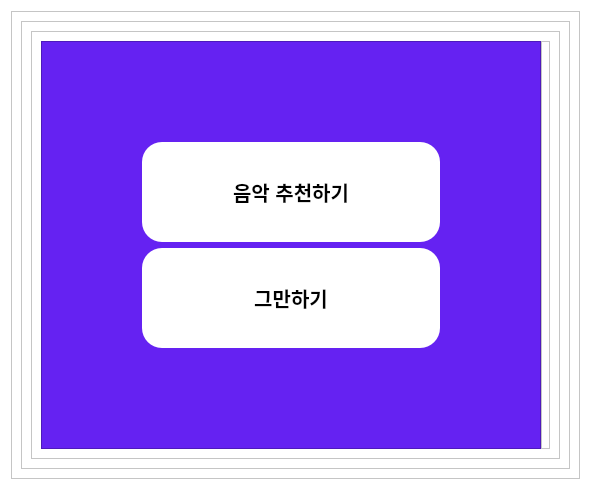
            <widget class="QWidget" name="page_2">
             <property name="styleSheet">
              <string notr="true">background-color:white;</string>
             </property>
             <layout class="QHBoxLayout" name="horizontalLayout_174">
              <item>
               <widget class="QFrame" name="frame_63">
                <property name="frameShape">
                 <enum>QFrame::StyledPanel</enum>
                </property>
                <property name="frameShadow">
                 <enum>QFrame::Raised</enum>
                </property>
                <layout class="QVBoxLayout" name="verticalLayout_37">
                 <item>
                  <widget class="QFrame" name="frame_66">
                   <property name="frameShape">
                    <enum>QFrame::StyledPanel</enum>
                   </property>
                   <property name="frameShadow">
                    <enum>QFrame::Raised</enum>
                   </property>
                   <layout class="QVBoxLayout" name="verticalLayout_63">
                    <item alignment="Qt::AlignHCenter|Qt::AlignVCenter">
                     <widget class="QFrame" name="frame_92">
                      <property name="frameShape">
                       <enum>QFrame::StyledPanel</enum>
                      </property>
                      <property name="frameShadow">
                       <enum>QFrame::Raised</enum>
                      </property>
                      <layout class="QHBoxLayout" name="horizontalLayout_51">
                       <property name="spacing">
                        <number>0</number>
                       </property>
                       <item>
                        <widget class="QFrame" name="frame_93">
                         <property name="minimumSize">
                          <size>
                           <width>500</width>
                           <height>0</height>
                          </size>
                         </property>
                         <property name="maximumSize">
                          <size>
                           <width>16777215</width>
                           <height>16777215</height>
                          </size>
                         </property>
                         <property name="styleSheet">
                          <string notr="true">*{
background-color: #6522f2;
}</string>
                         </property>
                         <property name="frameShape">
                          <enum>QFrame::StyledPanel</enum>
                         </property>
                         <property name="frameShadow">
                          <enum>QFrame::Raised</enum>
                         </property>
                         <layout class="QVBoxLayout" name="verticalLayout_66">
                          <property name="leftMargin">
                           <number>100</number>
                          </property>
                          <property name="topMargin">
                           <number>100</number>
                          </property>
                          <property name="rightMargin">
                           <number>100</number>
                          </property>
                          <property name="bottomMargin">
                           <number>100</number>
                          </property>
                          <item>
                           <widget class="QPushButton" name="pushButton_14">
                            <property name="minimumSize">
                             <size>
                              <width>0</width>
                              <height>100</height>
                             </size>
                            </property>
                            <property name="font">
                             <font>
                              <pointsize>15</pointsize>
                              <weight>75</weight>
                              <bold>true</bold>
                             </font>
                            </property>
                            <property name="styleSheet">
                             <string notr="true">*{color: black;background-color:#ffffff;
border-radius: 20px;
}</string>
                            </property>
                            <property name="text">
                             <string>음악 추천하기</string>
                            </property>
                           </widget>
                          </item>
                          <item>
                           <widget class="QPushButton" name="pushButton_13">
                            <property name="minimumSize">
                             <size>
                              <width>0</width>
                              <height>100</height>
                             </size>
                            </property>
                            <property name="font">
                             <font>
                              <pointsize>15</pointsize>
                              <weight>75</weight>
                              <bold>true</bold>
                             </font>
                            </property>
                            <property name="layoutDirection">
                             <enum>Qt::RightToLeft</enum>
                            </property>
                            <property name="styleSheet">
                             <string notr="true">*{color: black;background-color:#ffffff;
border-radius: 20px;
}</string>
                            </property>
                            <property name="text">
                             <string>그만하기</string>
                            </property>
                            <property name="iconSize">
                             <size>
                              <width>50</width>
                              <height>50</height>
                             </size>
                            </property>
                           </widget>
                          </item>
                         </layout>
                        </widget>
                       </item>
                       <item>
                        <widget class="QFrame" name="frame_94">
                         <property name="frameShape">
                          <enum>QFrame::StyledPanel</enum>
                         </property>
                         <property name="frameShadow">
                          <enum>QFrame::Raised</enum>
                         </property>
                         <layout class="QHBoxLayout" name="horizontalLayout_52">
                          <property name="spacing">
                           <number>0</number>
                          </property>
                          <property name="leftMargin">
                           <number>0</number>
                          </property>
                          <property name="topMargin">
                           <number>0</number>
                          </property>
                          <property name="rightMargin">
                           <number>0</number>
                          </property>
                          <property name="bottomMargin">
                           <number>0</number>
                          </property>
                          <item>
                           <widget class="QLabel" name="label_33">
                            <property name="maximumSize">
                             <size>
                              <width>16777215</width>
                              <height>16777215</height>
                             </size>
                            </property>
                            <property name="cursor">
                             <cursorShape>ArrowCursor</cursorShape>
                            </property>
                            <property name="tabletTracking">
                             <bool>false</bool>
                            </property>
                            <property name="contextMenuPolicy">
                             <enum>Qt::DefaultContextMenu</enum>
                            </property>
                            <property name="text">
                             <string/>
                            </property>
                            <property name="pixmap">
                             <pixmap>lp.png</pixmap>
                            </property>
                            <property name="scaledContents">
                             <bool>true</bool>
                            </property>
                            <property name="alignment">
                             <set>Qt::AlignCenter</set>
                            </property>
                            <property name="wordWrap">
                             <bool>false</bool>
                            </property>
                           </widget>
                          </item>
                         </layout>
                        </widget>
                       </item>
                      </layout>
                     </widget>
                    </item>
                   </layout>
                  </widget>
                 </item>
                </layout>
               </widget>
              </item>
             </layout>
            </widget>
